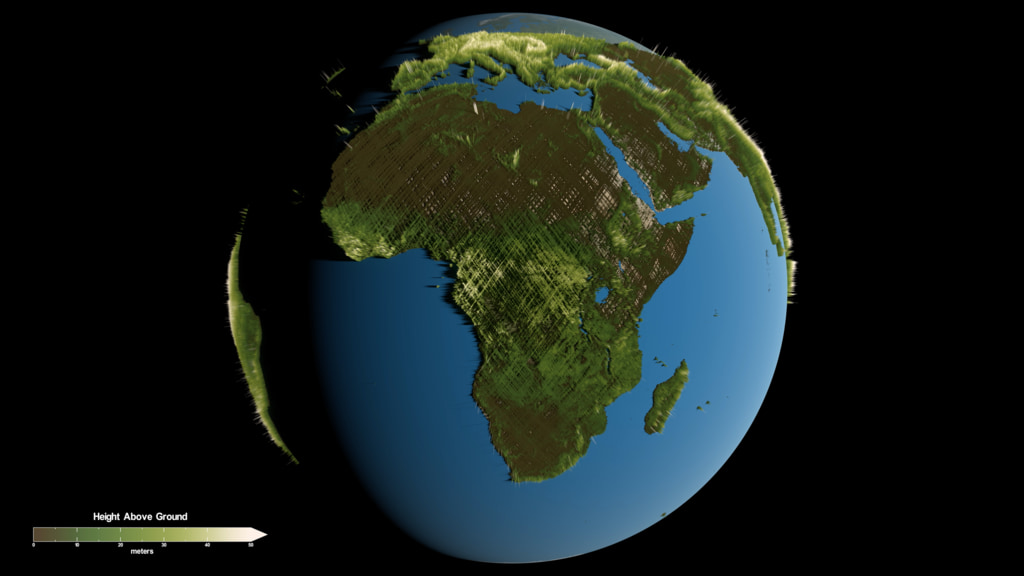
//> input picture images/gedi.jpg, 1024 x 576 px
$ ./cluster_debug ../images/gedi.jpg   (built with g++ and OpenCV 4)
//> lines starting //> are read from the running program, lines starting //| are printed output that depends on the picture
#include <opencv2/opencv.hpp>

#include <algorithm>
#include <cstdlib>
#include <iostream>
#include <numeric>
#include <string>
#include <vector>

constexpr double kDebugCropBottom = 0.12;  // skip the legend strip at the bottom

int main(int argc, char** argv) {
    if (argc < 2) {
        std::cerr << "Usage: " << argv[0] << " <image> [number of clusters, 2-8, default 4]\n";
        return 1;
    }
    const int k = (argc >= 3) ? std::atoi(argv[2]) : 4;
    if (k < 2 || k > 8) {
        std::cerr << "Number of clusters must be between 2 and 8.\n";
        return 1;
    }
    const cv::Mat image = cv::imread(argv[1], cv::IMREAD_COLOR);
//> image is the input picture: 576 rows x 1024 cols, CV_8UC3; mean B, G, R 27.6, 30, 21.2
    if (image.empty()) {
        std::cerr << "Could not load image: " << argv[1] << "\n";
        return 1;
    }

    // 256-pixel-wide copy, legend strip cut off. clone() makes a real, separate copy of the
    // cropped pixels, because reshape() below needs the data in one continuous block.
    const double scale = 256.0 / image.cols;
//> scale = 0.25
    cv::Mat mid;
    cv::resize(image, mid, cv::Size(), scale, scale, cv::INTER_AREA);
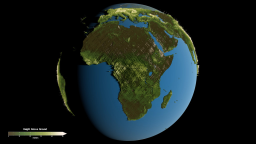
//> mid: 144 rows x 256 cols, CV_8UC3; mean B, G, R 27.6, 30, 21.2
    const int keepRows = static_cast<int>(mid.rows * (1.0 - kDebugCropBottom));
//> keepRows = 126
    const cv::Mat map = mid(cv::Rect(0, 0, mid.cols, keepRows)).clone();
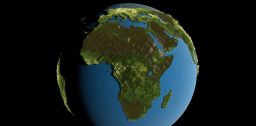
//> map: 126 rows x 256 cols, CV_8UC3; mean B, G, R 27.8, 30.9, 21.8

    // Lab colour space: distances between colours match what the eye sees.
    cv::Mat lab;
    cv::cvtColor(map, lab, cv::COLOR_BGR2Lab);
//> lab: 126 rows x 256 cols, CV_8UC3; mean of channels 0, 1, 2 31.4, 125.2, 129

    // K-means wants a list of samples: one row per pixel, one column per channel (L, a, b).
    cv::Mat samples = lab.reshape(1, lab.rows * lab.cols);
    samples.convertTo(samples, CV_32F);

    // K-means starts from random guesses. A fixed seed means the same image gives the same
    // clusters every run, which matters for a demo.
    cv::setRNGSeed(42);
    cv::Mat labels, centers;
    cv::kmeans(samples, k, labels,
               cv::TermCriteria(cv::TermCriteria::EPS + cv::TermCriteria::COUNT, 20, 1.0),
               3, cv::KMEANS_PP_CENTERS, centers);
//> centers = [[64.21, 119.3, 149.5], [0.692, 127.9, 127.8], [131.8, 120.4, 113.9], [65.65, 124.4, 108.2]]

    // Cluster numbers are arbitrary, so sort them by brightness (the L value of the centre).
    // rank 0 = darkest cluster ... rank k-1 = brightest. Ranks mean the same on every image.
    std::vector<int> order(k);
    std::iota(order.begin(), order.end(), 0);  // fills 0, 1, 2, ... k-1
    std::sort(order.begin(), order.end(), [&](int a, int b) {
        return centers.at<float>(a, 0) < centers.at<float>(b, 0);
    });
//> order = [1, 0, 3, 2]
    std::vector<int> rankOf(k);
    for (int r = 0; r < k; ++r) rankOf[order[r]] = r;

    // A display colour for each rank: its centre, converted from Lab back to BGR.
    std::vector<cv::Vec3b> rankColor(k);
    std::vector<double> rankL(k, 0.0);
    for (int r = 0; r < k; ++r) {
        const int c = order[r];
        const cv::Mat px(1, 1, CV_8UC3, cv::Scalar(centers.at<float>(c, 0),
                                                    centers.at<float>(c, 1),
                                                    centers.at<float>(c, 2)));
        cv::Mat bgr;
        cv::cvtColor(px, bgr, cv::COLOR_Lab2BGR);
        rankColor[r] = bgr.at<cv::Vec3b>(0, 0);
        rankL[r] = centers.at<float>(c, 0) / 255.0 * 100.0;  // OpenCV scales L to 0..255
    }
//> this loop made 4 passes
//> (c, px, bgr) on passes 1 to 4: (1, [[1, 128, 128]], [[2, 2, 2]]), (0, [[64, 119, 149]], [[27, 63, 57]]), (3, [[66, 124, 108]], [[91, 65, 25]]), (2, [[132, 120, 114]], [[147, 128, 92]])

    // Paint every pixel with its cluster's colour, and count how big each cluster is.
    cv::Mat segmented(map.size(), CV_8UC3);
    std::vector<int> counts(k, 0);
    for (int y = 0; y < map.rows; ++y) {
        for (int x = 0; x < map.cols; ++x) {
            const int original = labels.at<int>(y * map.cols + x);  // labels is one long column
            const int rank = rankOf[original];
            counts[rank] += 1;
            segmented.at<cv::Vec3b>(y, x) = rankColor[rank];
        }
    }
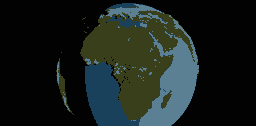
//> segmented: 126 rows x 256 cols, CV_8UC3; mean B, G, R 28.6, 31.6, 23.7
//> after the loop, counts = [20314, 6172, 2374, 3396]

    const double total = static_cast<double>(map.rows) * map.cols;
//> total = 32256
    std::cout << "clusters, darkest to brightest:\n";
    for (int r = 0; r < k; ++r) {
        std::cout << "  rank " << r << ": " << 100.0 * counts[r] / total << "% of the map, brightness "
                  << rankL[r] << "/100, colour (B,G,R) = " << static_cast<int>(rankColor[r][0]) << ", "
                  << static_cast<int>(rankColor[r][1]) << ", " << static_cast<int>(rankColor[r][2]) << "\n";
    }
//> this loop made 4 passes
//|   rank 0: 62.9774% of the map, brightness 0.271328/100, colour (B,G,R) = 2, 2, 2
//|   rank 1: 19.1344% of the map, brightness 25.1808/100, colour (B,G,R) = 27, 63, 57
//|   rank 2: 7.35987% of the map, brightness 25.7462/100, colour (B,G,R) = 91, 65, 25
//|   rank 3: 10.5283% of the map, brightness 51.6988/100, colour (B,G,R) = 147, 128, 92

    cv::Mat both;
    cv::hconcat(map, segmented, both);
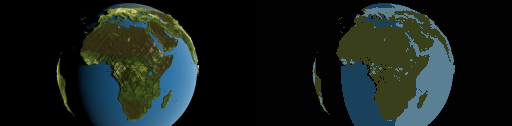
//> both: 126 rows x 512 cols, CV_8UC3; mean B, G, R 28.2, 31.2, 22.7
    cv::imwrite("cluster_debug.png", both);
    std::cout << "Saved cluster_debug.png (left = original, right = clusters)\n";

    cv::imshow("original | clusters", both);
    cv::waitKey(0);
    return 0;
}
